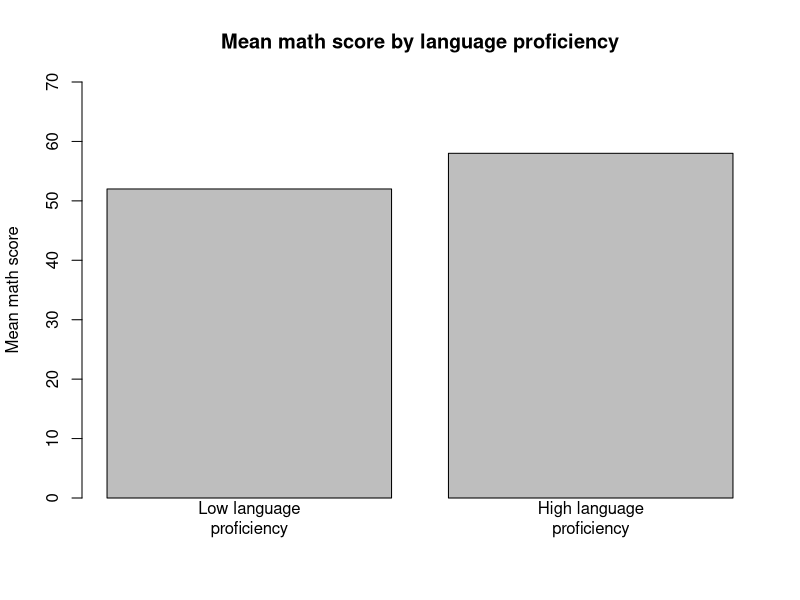
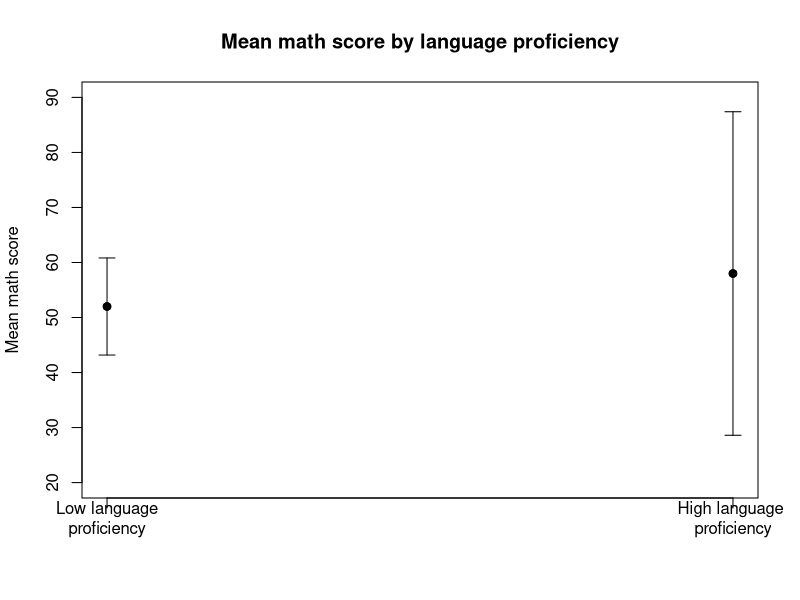

These figures' R source, in order:
## ---- chunk 1
#| echo: false
#| fig-width: 7
#| fig-height: 4

group <- c("Low language\nproficiency", "High language\nproficiency")

mean_score <- c(52, 58)

barplot(

  mean_score,

  names.arg = group,

  ylim = c(0, 70),

  ylab = "Mean math score",

  main = "Mean math score by language proficiency"

)
## ---- chunk 2
#| echo: false
#| fig-width: 7
#| fig-height: 4

group <- c("Low language\nproficiency", "High language \nproficiency")
mean_score <- c(52, 58)
se <- c(4.5, 15.0)

plot(
  x = 1:2,
  y = mean_score,
  ylim = c(20, 90),
  xaxt = "n",
  xlab = "",
  ylab = "Mean math score",
  main = "Mean math score by language proficiency"
)

axis(1, at = 1:2, labels = group)

arrows(
  x0 = 1:2,
  y0 = mean_score - 1.96 * se,
  x1 = 1:2,
  y1 = mean_score + 1.96 * se,
  angle = 90,
  code = 3,
  length = 0.08
)

points(1:2, mean_score, pch = 19)
